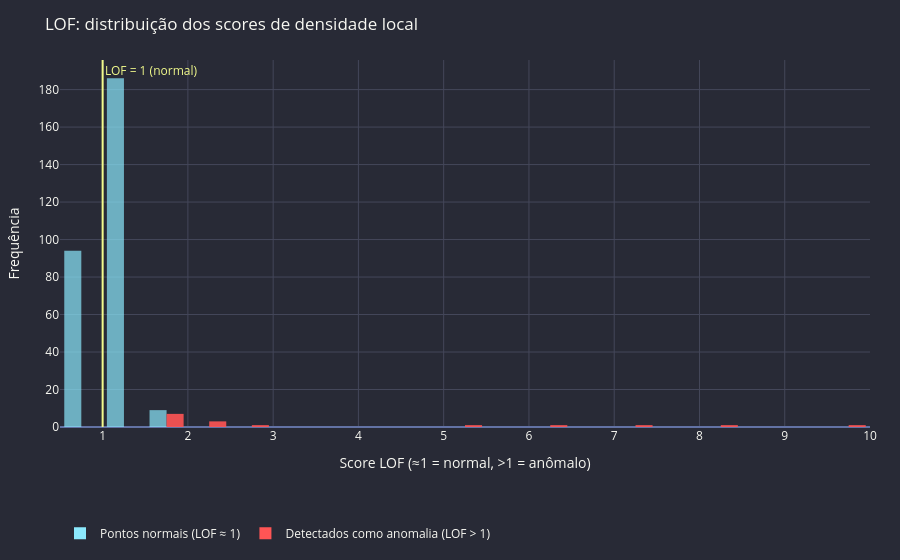

The notebook cell this image was saved under:
### Markdown cell above
## 8. LOF: Scores de todos os pontos

Mostra a distribuição dos scores LOF.

### Code cell
from sklearn.neighbors import LocalOutlierFactor

modelo_lof = LocalOutlierFactor(n_neighbors=20, contamination=0.05, novelty=False)
pred_lof = modelo_lof.fit_predict(X_scaled)
lof_scores = -modelo_lof.negative_outlier_factor_  # maior = mais anômalo

fig_lof_scores = go.Figure()

fig_lof_scores.add_trace(go.Histogram(
    x=lof_scores[pred_lof == 1], name='Pontos normais (LOF ≈ 1)',
    marker=dict(color=DRACULA['cyan'], opacity=0.7), nbinsx=30,
))
fig_lof_scores.add_trace(go.Histogram(
    x=lof_scores[pred_lof == -1], name='Detectados como anomalia (LOF > 1)',
    marker=dict(color=DRACULA['red'], opacity=0.9), nbinsx=10,
))

fig_lof_scores.add_vline(x=1, line_color=DRACULA['yellow'], line_width=2,
                         annotation_text='LOF = 1 (normal)', annotation_font_color=DRACULA['yellow'])

fig_lof_scores.update_xaxes(title="Score LOF (≈1 = normal, >1 = anômalo)")
fig_lof_scores.update_yaxes(title="Frequência")
fig_lof_scores = apply_dracula(fig_lof_scores, "LOF: distribuição dos scores de densidade local")
fig_lof_scores.show()

### Figure 1 — Plotly figure (JSON) as saved in the notebook; plotly's stock layout.template omitted (floating-point values rounded to 4 significant figures; data arrays with more than 128 entries replaced by an {"elided": "..."} marker saying what was removed)
{"data": [{"marker": {"color": "#8be9fd", "opacity": 0.7}, "name": "Pontos normais (LOF ≈ 1)", "nbinsx": 30, "type": "histogram", "x": {"elided": "289 float values"}}, {"marker": {"color": "#ff5555", "opacity": 0.9}, "name": "Detectados como anomalia (LOF > 1)", "nbinsx": 10, "type": "histogram", "x": [2.02, 1.837, 1.747, 1.794, 1.905, 2.874, 2.156, 1.724, 1.859, 2.379, 1.889, 5.37, 6.123, 8.295, 7.33, 9.805]}], "layout": {"annotations": [{"font": {"color": "#f1fa8c"}, "showarrow": false, "text": "LOF = 1 (normal)", "x": 1, "xanchor": "left", "xref": "x", "y": 1, "yanchor": "top", "yref": "y domain"}], "font": {"color": "#f8f8f2"}, "legend": {"orientation": "h", "y": -0.25}, "margin": {"b": 55, "l": 60, "r": 30, "t": 60}, "paper_bgcolor": "#282a36", "plot_bgcolor": "#282a36", "shapes": [{"line": {"color": "#f1fa8c", "width": 2}, "type": "line", "x0": 1, "x1": 1, "xref": "x", "y0": 0, "y1": 1, "yref": "y domain"}], "showlegend": true, "title": {"text": "LOF: distribuição dos scores de densidade local"}, "xaxis": {"gridcolor": "#44475a", "title": {"text": "Score LOF (≈1 = normal, >1 = anômalo)"}, "zerolinecolor": "#6272a4"}, "yaxis": {"gridcolor": "#44475a", "title": {"text": "Frequência"}, "zerolinecolor": "#6272a4"}}}
